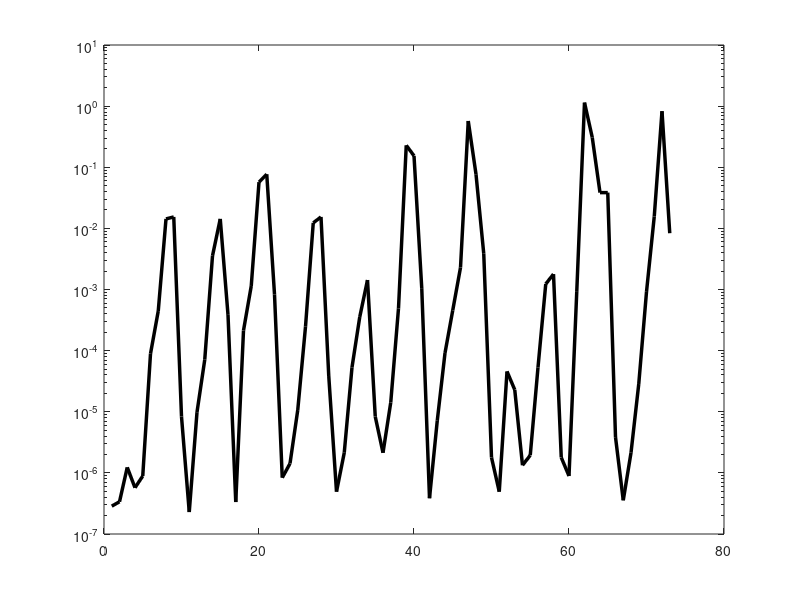

This figure's MATLAB source: (Note: this script raises an error after producing the figure.)
% function void = main_plt_Figure1_passagestudy_2lines_051322(void)

% plot passage study lines 1,2: total particles/TCID50 over 73 passages

%%
clear all; close all; clc;

% save figure?
save_ans_Fig = 0;

figure_name = 'Figure1_passagestudy_lines1and2_060622_gray';

fprintf('plotting two lines of passage study... \n\n');


color_palette = [0 0 0; 0.5 0.5 0.5]; % black, gray
% or use
% same as in figure 3
% violet_rgb = [0.3750    0.1016    0.2891]; 
% teal_rgb = [0.3867    0.6719    0.7422];
% color_palette = [violet_rgb; teal_rgb];

%%
% load data file (updated 09/10/19)
load('data/Brooke_lines1and2_thru_passage73.mat');
passages = 1:length(params.TCID50); % 73 passages

%%
HAU = params.HAU; % total particles
HAU_LOD = params.HAU_LOD; % 1 - limit of detection (LOD)
TCID50 = params.TCID50; % 26 - LOD for TCID50
TCID50_LOD= params.TCID50_LOD;
HAU_over_TCID50 = params.HAU./params.TCID50;

ind_HAU_LOD_line1 = find(HAU(1,:) == HAU_LOD);
ind_HAU_LOD_line2 = find(HAU(2,:) == HAU_LOD);

ind_TCID50_LOD_line1 = find(TCID50(1,:) == TCID50_LOD);
ind_TCID50_LOD_line2 = find(TCID50(2,:) == TCID50_LOD);

ind_HAU_TCID50_LOD_line1 = [ind_HAU_LOD_line1,ind_TCID50_LOD_line1];
ind_HAU_TCID50_LOD_line2 = [ind_HAU_LOD_line2,ind_TCID50_LOD_line2];

%% now plot the lines
figure(1); set(gcf, 'Position',  [500, 800, 875, 600]);
% subplot(1,2,1);

% loglog(ind_HAU_TCID50_LOD_line1,HAU_over_TCID50(1,ind_HAU_TCID50_LOD_line1),'r.','MarkerSize',15,'LineWidth',2); hold on;

g(1) = semilogy(passages,HAU_over_TCID50(1,:),'Color',color_palette(1,:),'LineWidth',2.5); hold on;
g(1).Color(4) = 0.85;
semilogy(passages,HAU_over_TCID50(1,:),'.','Color',color_palette(1,:),'MarkerSize',16); hold on;

g(2) = semilogy(passages,HAU_over_TCID50(2,:),'Color',color_palette(2,:),'LineWidth',2.5); hold on;
g(2).Color(4) = 0.85;
semilogy(passages,HAU_over_TCID50(2,:),'.','Color',color_palette(2,:),'MarkerSize',16); hold on;

% loglog(ind_HAU_TCID50_LOD_line2,HAU_over_TCID50(2,ind_HAU_TCID50_LOD_line2),'r.','MarkerSize',15,'LineWidth',2); hold on;

%%
xlabel('Passage Number'); ylabel('\mbox{HAU}/\mbox{TCID}$_{50}$','Interpreter','Latex');
axis([0 75 10^-8 10^1]);
f1=gca;
f1.LineWidth = 1;
f1.FontSize = 18;
f1.FontWeight = 'normal';
f1.FontName = 'Times';

%%
yticks([10^-8,10^-6,10^-4,10^-2,10^0]);
set(f1,'yticklabel',[{'10^{-8}'},{'10^{-6}'},{'10^{-4}'},{'10^{-2}'},{'10^0'}]);
% legend(g,{'Line 1','Line 2'},'FontSize',18,'Location','Northwest');
legend(g,{'Line 1','Line 2'},'FontSize',18,'Position', [0.16 0.83 0.12 0.04]);
% legend(this_p,{legend_char1,legend_char2,legend_char3}, 'Interpreter','Latex','Position', [0.22 0.92 0.098 0.04],'FontSize',9);
legend boxoff



%% save figure??
if save_ans_Fig
    
    folder_location = './../Figures_ms_all/main/';
    saveas(f1,strcat(folder_location,figure_name),'epsc');
    
    fprintf('Figure saved:\n'); 
    fprintf(strcat(figure_name,'\n\n'));
    
    fprintf('Location:\n'); 
    fprintf(strcat(folder_location,'\n\n'));
    
    else
    
    fprintf('Figure not saved.\n');
    
end